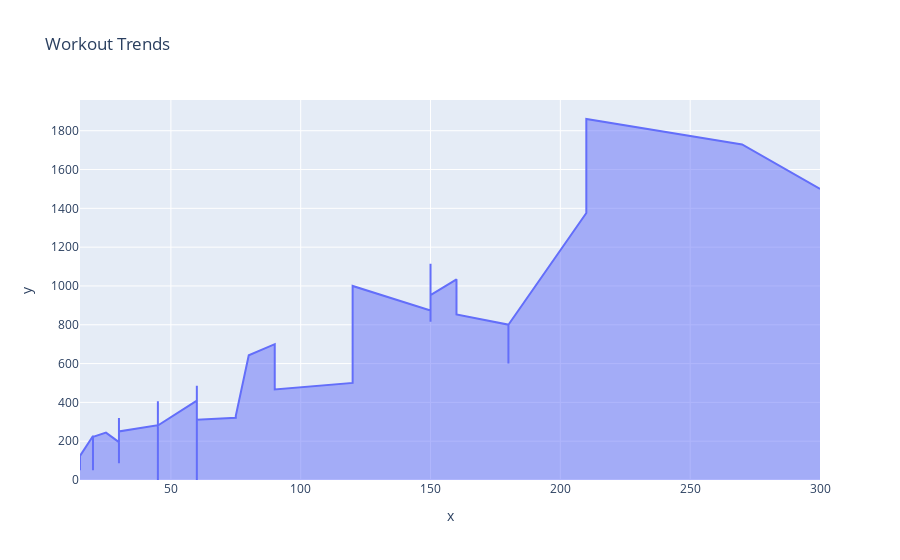

Notebook code cell kept with this figure:
### Code cell
fig = px.area(x=df["Duration"], y=df["Calories"], title="Workout Trends")
fig.show()

### Figure 1 — Plotly figure (JSON) as saved in the notebook; plotly's stock layout.template omitted (floating-point values rounded to 4 significant figures; data arrays with more than 128 entries replaced by an {"elided": "..."} marker saying what was removed)
{"data": [{"fillpattern": {"shape": ""}, "hovertemplate": "x=%{x}<br>y=%{y}<extra></extra>", "legendgroup": "", "line": {"color": "#636efa"}, "marker": {"symbol": "circle"}, "mode": "lines", "name": "", "orientation": "v", "showlegend": false, "stackgroup": "1", "type": "scatter", "x": {"elided": "169 int values"}, "xaxis": "x", "y": {"elided": "169 float values"}, "yaxis": "y"}], "layout": {"legend": {"tracegroupgap": 0}, "title": {"text": "Workout Trends"}, "xaxis": {"anchor": "y", "domain": [0, 1], "title": {"text": "x"}}, "yaxis": {"anchor": "x", "domain": [0, 1], "title": {"text": "y"}}}}
